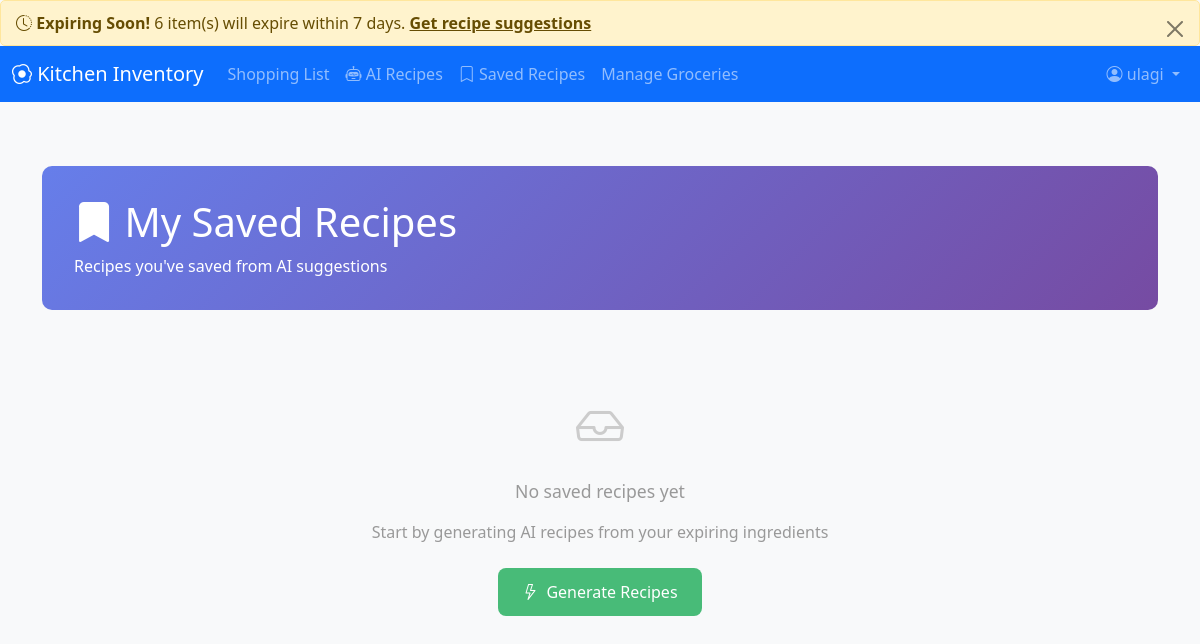
The app's page /recipes/ (signed in), older data.
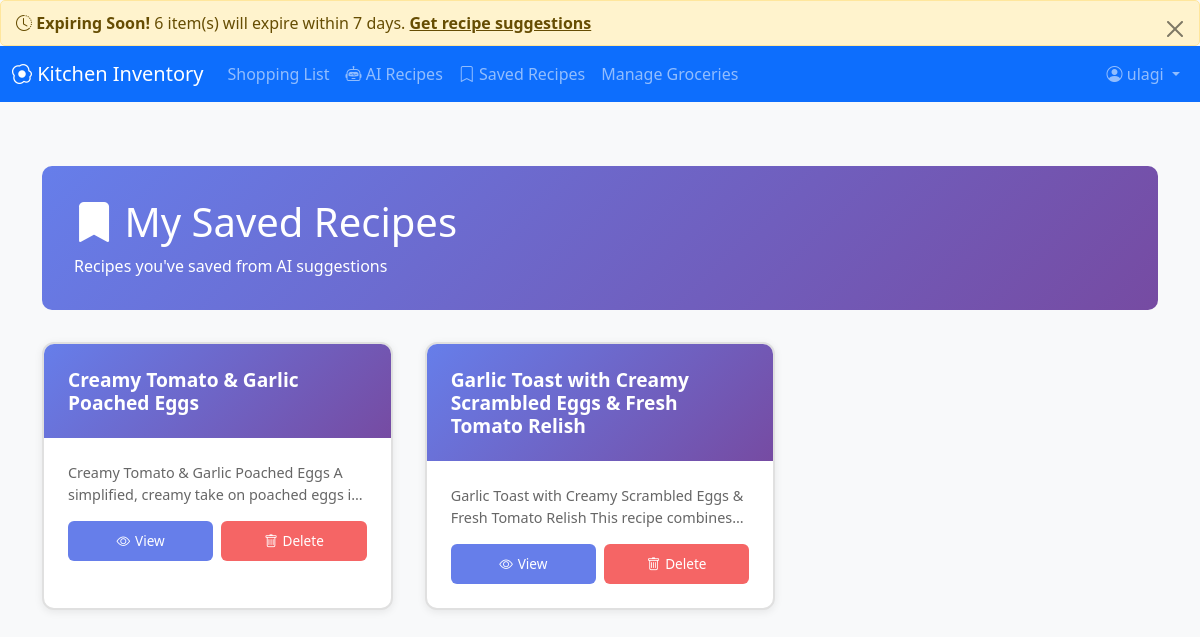
The same page, newer data.
### food/models.py (models this page shows, shortened)
class Receipe(models.Model):
    name = models.CharField(max_length=200, default="Unnamed Recipe")
    description = models.TextField(blank=True, null=True)

### food/views.py (the view)
# urls.py: path('recipes/', views.view_saved_recipes, name='view_saved_recipes'),
@login_required
def view_saved_recipes(request):
    recipes = Receipe.objects.all().prefetch_related('receipe_ingredients_set__ingredient')
    return render(request, 'food/saved_recipes.html', {
        'recipes': recipes
    })

### core/authentication.py (called while the page is built)
    def get_user(self, user_id):
        try:
            return User.objects.get(pk=user_id)
        except User.DoesNotExist:
            return None

### food/views.py (called while the page is built)
def get_expiry_warnings(user):
    today = date.today()
    expired = Grocery.objects.filter(
        user=user,
        ex_date__lt=today
    ).select_related('grocerie_type')
    expiring_soon = Grocery.objects.filter(
        user=user,
        ex_date__gte=today,
        ex_date__lte=today + timedelta(days=7)
    ).select_related('grocerie_type')
    return {
        'expired': expired,
        'expiring_soon': expiring_soon,
        'expired_count': expired.count(),
        'expiring_soon_count': expiring_soon.count()
    }

def add_expiry_warnings(request):
    if request.user.is_authenticated:
        warnings = get_expiry_warnings(request.user)
        return {'expiry_warnings': warnings}
    return {}

### templates/food/saved_recipes.html (shortened to what this page needs)
{% extends 'food/base.html' %}
{% block content %}
<div class="recipes-header">
    <h1 class="mb-2"><i class="bi bi-bookmark-fill"></i> My Saved Recipes</h1>
    <p class="mb-0">Recipes you've saved from AI suggestions</p>
</div>
{% if recipes %}
    <div class="recipes-grid">
        {% for recipe in recipes %}
        <div class="recipe-list-card">
            <div class="recipe-card-header">
                <h3>{{ recipe.name }}</h3>
            </div>
            <div class="recipe-card-body">
                {% if recipe.description %}
                <div class="recipe-description">
                    {{ recipe.description|truncatewords:20 }}
                </div>
                {% endif %}
                <div class="recipe-actions">
                    <a href="{% url 'recipe_detail' recipe.id %}" class="btn-view">
                        <i class="bi bi-eye"></i> View
                    </a>
                    <button class="btn-delete" onclick="deleteRecipeCard({{ recipe.id }}, '{{ recipe.name|escapejs }}', this)">
                        <i class="bi bi-trash"></i> Delete
                    </button>
                </div>
            </div>
        </div>
        {% endfor %}
    </div>
{% else %}
    <div class="no-recipes">
        <i class="bi bi-inbox" style="font-size: 3rem; color: #ccc;"></i>
        <p style="margin-top: 1rem; font-size: 1.1rem;">No saved recipes yet</p>
        <p style="color: #999; margin-bottom: 1.5rem;">Start by generating AI recipes from your expiring ingredients</p>
        <a href="{% url 'suggest_recipes' %}" class="btn-create">
            <i class="bi bi-lightning"></i> Generate Recipes
        </a>
    </div>
{% endif %}
{% endblock %}

Row changes from the older to the newer data that the page shows:
added Receipe: name "Creamy Tomato & Garlic Poached Eggs", description "Creamy Tomato & Garlic Poached Eggs A simplified, creamy take on poached eggs…"
added Receipe: name "Garlic Toast with Creamy Scrambled Eggs & Fresh Tomato Relish", description "Garlic Toast with Creamy Scrambled Eggs & Fresh Tomato Relish This recipe…"
Text that changed along with them:
text no longer shown: "No saved recipes yet Start by generating AI recipes from your expiring ingredients Generate Recipes"
